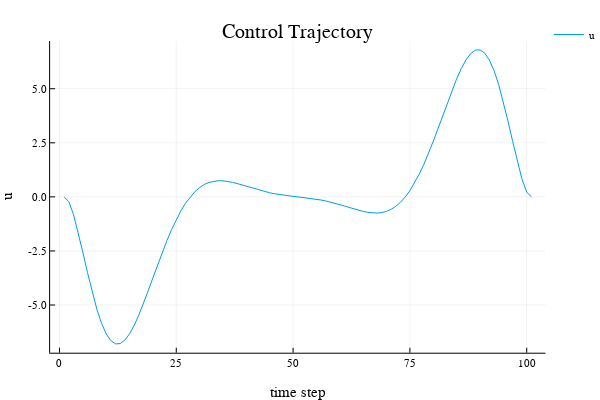

The notebook cell saved with this chart:
### Code cell
plot(U,xlabel="time step",ylabel="u",title="Control Trajectory",label="u")

### Figure 1 — Plotly figure (JSON) as saved in the notebook; plotly's stock layout.template omitted (floating-point values rounded to 4 significant figures)
{"data": [{"colorbar": {"title": ""}, "hoverinfo": "text", "legendgroup": "u", "line": {"color": "rgba(0, 154, 250, 1.000)", "dash": "solid", "shape": "linear", "width": 1}, "mode": "lines", "name": "u", "showlegend": true, "text": [null, null, null, null, null, null, null, null, null, null, null, null, null, null, null, null, null, null, null, null, null, null, null, null, null, null, null, null, null, null, null, null, null, null, null, null, null, null, null, null, null, null, null, null, null, null, null, null, null, null, null, null, null, null, null, null, null, null, null, null, null, null, null, null, null, null, null, null, null, null, null, null, null, null, null, null, null, null, null, null, null, null, null, null, null, null, null, null, null, null, null, null, null, null, null, null, null, null, null, null, null], "type": "scatter", "x": [1, 2, 3, 4, 5, 6, 7, 8, 9, 10, 11, 12, 13, 14, 15, 16, 17, 18, 19, 20, 21, 22, 23, 24, 25, 26, 27, 28, 29, 30, 31, 32, 33, 34, 35, 36, 37, 38, 39, 40, 41, 42, 43, 44, 45, 46, 47, 48, 49, 50, 51, 52, 53, 54, 55, 56, 57, 58, 59, 60, 61, 62, 63, 64, 65, 66, 67, 68, 69, 70, 71, 72, 73, 74, 75, 76, 77, 78, 79, 80, 81, 82, 83, 84, 85, 86, 87, 88, 89, 90, 91, 92, 93, 94, 95, 96, 97, 98, 99, 100, 101], "xaxis": "x1", "y": [0, -0.2218, -0.8108, -1.627, -2.555, -3.502, -4.398, -5.19, -5.841, -6.331, -6.65, -6.797, -6.783, -6.621, -6.332, -5.936, -5.456, -4.916, -4.338, -3.742, -3.147, -2.568, -2.02, -1.511, -1.05, -0.6426, -0.2905, 0.005406, 0.2461, 0.4343, 0.5737, 0.6689, 0.7253, 0.7483, 0.7436, 0.7169, 0.6733, 0.6178, 0.5547, 0.488, 0.4209, 0.3558, 0.2947, 0.2389, 0.1893, 0.1458, 0.1084, 0.07621, 0.04831, 0.02339, 6.847e-07, -0.02339, -0.04831, -0.07621, -0.1084, -0.1458, -0.1893, -0.2389, -0.2947, -0.3558, -0.4209, -0.488, -0.5547, -0.6178, -0.6733, -0.7169, -0.7436, -0.7483, -0.7253, -0.6689, -0.5737, -0.4343, -0.2461, -0.005405, 0.2905, 0.6426, 1.05, 1.511, 2.02, 2.568, 3.147, 3.742, 4.338, 4.916, 5.456, 5.936, 6.332, 6.621, 6.783, 6.797, 6.65, 6.331, 5.841, 5.19, 4.398, 3.502, 2.555, 1.627, 0.8108, 0.2219, 1.32e-05], "yaxis": "y1", "zmax": 0.1, "zmin": -0.1}], "layout": {"annotations": [{"font": {"color": "rgba(0, 0, 0, 1.000)", "family": "sans-serif", "size": 20}, "rotation": 0, "showarrow": false, "text": "Control Trajectory", "x": 0.5424, "xanchor": "center", "xref": "paper", "y": 1, "yanchor": "top", "yref": "paper"}], "height": 400, "legend": {"bgcolor": "rgba(255, 255, 255, 1.000)", "bordercolor": "rgba(0, 0, 0, 1.000)", "font": {"color": "rgba(0, 0, 0, 1.000)", "family": "sans-serif", "size": 11}, "tracegroupgap": 0, "x": 1, "y": 1}, "margin": {"b": 20, "l": 0, "r": 0, "t": 20}, "paper_bgcolor": "rgba(255, 255, 255, 1.000)", "plot_bgcolor": "rgba(255, 255, 255, 1.000)", "showlegend": true, "width": 600, "xaxis": {"anchor": "y1", "domain": [0.09128, 0.9934], "gridcolor": "rgba(0, 0, 0, 0.100)", "gridwidth": 0.5, "linecolor": "rgba(0, 0, 0, 1.000)", "mirror": false, "range": [-2, 104], "showgrid": true, "showline": true, "showticklabels": true, "tickangle": 0, "tickcolor": "rgb(0, 0, 0)", "tickfont": {"color": "rgba(0, 0, 0, 1.000)", "family": "sans-serif", "size": 11}, "tickmode": "array", "ticks": "inside", "ticktext": ["0", "25", "50", "75", "100"], "tickvals": [0, 25, 50, 75, 100], "title": "time step", "titlefont": {"color": "rgba(0, 0, 0, 1.000)", "family": "sans-serif", "size": 15}, "type": "-", "visible": true, "zeroline": false, "zerolinecolor": "rgba(0, 0, 0, 1.000)"}, "yaxis": {"anchor": "x1", "domain": [0.07581, 0.9415], "gridcolor": "rgba(0, 0, 0, 0.100)", "gridwidth": 0.5, "linecolor": "rgba(0, 0, 0, 1.000)", "mirror": false, "range": [-7.205, 7.205], "showgrid": true, "showline": true, "showticklabels": true, "tickangle": 0, "tickcolor": "rgb(0, 0, 0)", "tickfont": {"color": "rgba(0, 0, 0, 1.000)", "family": "sans-serif", "size": 11}, "tickmode": "array", "ticks": "inside", "ticktext": ["-5.0", "-2.5", "0.0", "2.5", "5.0"], "tickvals": [-5, -2.5, 0, 2.5, 5], "title": "u", "titlefont": {"color": "rgba(0, 0, 0, 1.000)", "family": "sans-serif", "size": 15}, "type": "-", "visible": true, "zeroline": false, "zerolinecolor": "rgba(0, 0, 0, 1.000)"}}}
